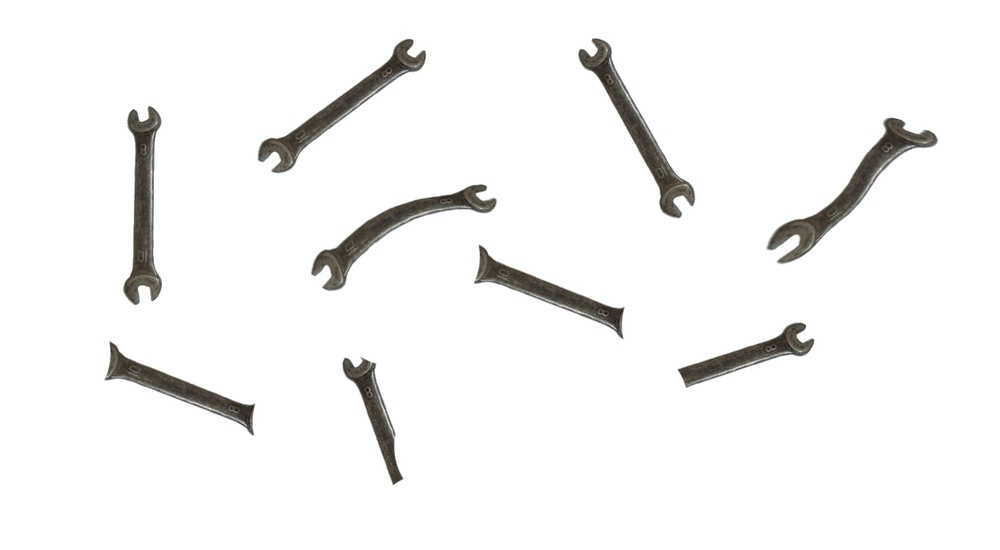
//> input picture cv_lab3/img_zadan/gk/gk.jpg, 1000 x 550 px, shrunk from 1592 x 876 before the run, given in place of - University of Sheffield (HD) (online-video-cutter.com).mp4, which was not available
$ ./main   (built with g++ and OpenCV 4)
//> lines starting //> are read from the running program, lines starting //| are printed output that depends on the picture; after the words box and inside, x2 and y2 are one past the last pixel; in counts of white or black regions, pixels touching at a corner belong together; pictures that were not available may be replaced by others from this repository, and a replacement may not be noted
### cv_lab3/cvDirectory.h
#include <string>
#include <vector>

namespace cv
{
	class Directory
	{
	public:
		static std::vector<std::string> GetListFiles(const std::string& path, const std::string & exten = "*", bool addPath = true);
		static std::vector<std::string> GetListFilesR(const std::string& path, const std::string & exten = "*", bool addPath = true);
		static std::vector<std::string> GetListFolders(const std::string& path, const std::string & exten = "*", bool addPath = true);
	};
}

### cv_lab3/main.cpp
#include <iostream>
#include <cmath>
#include <vector>

#include <opencv2/core.hpp>
#include <opencv2/imgcodecs.hpp>
#include <opencv2/highgui.hpp>
#include <opencv2/core/hal/interface.h>
#include <opencv2/imgproc.hpp>
#include "cvDirectory.h"

#define IMG_ZADAN_PATH      "..\\cv_lab3\\img_zadan\\"

#define TASK_1_IMAGE_DIR    IMG_ZADAN_PATH"allababah\\"
#define TASK_2_IMAGE_DIR    IMG_ZADAN_PATH"teplovizor\\"
#define TASK_3_IMAGE_DIR    IMG_ZADAN_PATH"roboti\\"
#define TASK_4_IMAGE_DIR    IMG_ZADAN_PATH"gk\\"


struct Area {
    std::vector<cv::Point> contour;
    cv::Point center;
    Area(std::vector<cv::Point> contour, cv::Point center);
};

void task1();
void task2();
void task3();
void task4();

cv::Mat task_3_image_processing(cv::Mat &img);
void task_3_video();

cv::Point find_lamp_center(cv::Mat &img,
                           cv::Scalar lamp_lower = cv::Scalar(0, 0, 230),
                           cv::Scalar lamp_upper = cv::Scalar(180, 3, 255));
std::vector<Area> get_area_centers(cv::Mat &img,
                                   cv::Mat &mask,
                                   cv::Scalar lower = cv::Scalar(0, 0, 100),
                                   cv::Scalar upper = cv::Scalar(50, 255, 255),
                                   double contour_area_thresh = 50.0);
void draw_ares_centers(cv::Mat &img, std::vector<Area> areas);


int main(int, char**) {

    //task1();
    //task2();
    task_3_video();
    //task4();

    return 0;
}


Area::Area(std::vector<cv::Point> contour, cv::Point center) {
        this->contour = contour;
        this->center = center;
}


// [53 lines left out: functions task1, task2, task3, not called in this run]

void task_3_video() {
    std::string video_path = std::string("C:\\Users\\HP\\Downloads\\Robot Swarm - University of Sheffield (HD) (online-video-cutter.com).mp4");
    cv::VideoCapture cap(video_path);

    int frame_width = int(cap.get(3));
    int frame_height = int(cap.get(4));

    cv::Size frame_size(frame_width, frame_height);
    cv::VideoWriter writer("C:\\Users\\HP\\Downloads\\LAB3\\task3.avi", cv::VideoWriter::fourcc('M','J','P','G'), 20, frame_size);
    cv::Mat img;
    cv::Mat vis_img;

    while(cap.isOpened()) {
        cap.read(img);
//> img is the input picture: 550 rows x 1000 cols, CV_8UC3; mean B, G, R 244, 244.5, 244.8
        vis_img = task_3_image_processing(img);
        writer.write(vis_img);

        cv::imshow("img", vis_img);
        char p = cv::waitKey(1);

        if (p == 27) {
            break;
        }

    }
    cap.release();
}

cv::Mat task_3_image_processing(cv::Mat &img) {

    std::vector<std::vector<cv::Scalar>> team_colors_ranges = {
        {{170, 0, 10}, {180, 255, 255}},//{{0, 50, 40}, {10, 255, 255}}, // {{0, 0, 10}, {10, 255, 255}},
        {{60, 50, 140}, {85, 255, 255}},
        {{80, 50, 50}, {110, 255, 255}}, // {{80, 0, 10}, {110, 255, 255}},
    };
    std::vector<cv::Scalar> team_colors = {
        {0, 0, 255},
        {0, 255, 0},
        {255, 0, 0},
    };

    cv::Mat vis_img = img.clone();

    cv::Point lamp_center = find_lamp_center(img);
    cv::rectangle(img, cv::Rect(lamp_center.x - 40, lamp_center.y - 55, 70, 60), cv::Scalar(0, 0, 0), -1);

    cv::circle(vis_img, lamp_center, 5, cv::Scalar(0, 64, 64), -1);

    for (int i = 0; i < team_colors_ranges.size(); i++) {
        auto lower = team_colors_ranges[i][0];
        auto upper = team_colors_ranges[i][1];

        cv::Mat mask(img.rows, img.cols, CV_8U);
        auto areas = get_area_centers(img, mask, lower, upper, 100.0);

        int nearest_idx = -1;
        int min_dist = -1;

        for (int j = 0; j < areas.size(); j++) {
            Area cur_area = areas[j];

            double lamp_x = lamp_center.x;
            double lamp_y = lamp_center.y;

            double robot_x = cur_area.center.x;
            double robot_y = cur_area.center.y;

            double cur_dist = sqrt(pow((robot_x - lamp_x), 2) + pow((robot_y - lamp_y), 2));
            if (j == 0 || cur_dist < min_dist) {
                min_dist = cur_dist;
                nearest_idx = j;
            }

            cv::drawContours(vis_img, std::vector<std::vector<cv::Point>>{areas[j].contour}, 0, team_colors[i], 3);
        }
        if (nearest_idx == -1) {
            continue;
        }
        cv::circle(vis_img, areas[nearest_idx].center, 5, team_colors[i], -1);
        cv::circle(vis_img, areas[nearest_idx].center, 5, cv::Scalar(0, 0, 0), 1);
    }

    //cv::imshow("vis_img", vis_img);
    return vis_img;
}

// [52 lines left out: function task4, not called in this run]


cv::Point find_lamp_center(cv::Mat &img, cv::Scalar lamp_lower, cv::Scalar lamp_upper) {

    cv::Mat mask(img.rows, img.cols, CV_8U);
    auto lamp_areas = get_area_centers(img, mask, lamp_lower, lamp_upper);

    if (lamp_areas.size() == 0) {
        return cv::Point(-1, -1);
    }

    cv::Point lamp_center = lamp_areas[0].center;
    return lamp_center;
}


// [11 lines left out: function draw_ares_centers, not called in this run]

std::vector<Area> get_area_centers(cv::Mat &img,
                                   cv::Mat &mask,
                                   cv::Scalar lower,
                                   cv::Scalar upper,
                                   double contour_area_thresh) {
//> called with lower = Scalar(0, 0, 230), upper = Scalar(180, 3, 255), contour_area_thresh = 50

    cv::Mat img_hsv(img.rows, img.cols, CV_8UC3);

    cv::cvtColor(img, img_hsv, cv::COLOR_BGR2HSV);
//> img_hsv: 550 rows x 1000 cols, CV_8UC3; mean H, S, V 3.3, 2.6, 244.8
    cv::inRange(img_hsv, lower, upper, mask);
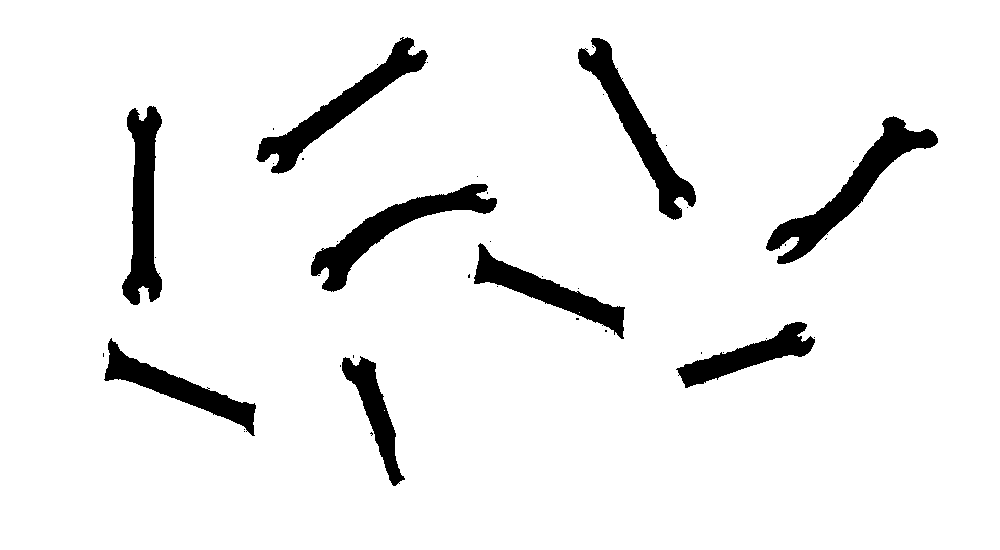
//> mask: 550 rows x 1000 cols, CV_8UC1; 93.3% white; 43 black regions (34 under 20 px), largest, box (x1, y1, x2, y2) and area: (766, 116, 938, 264) 5325, (311, 184, 497, 292) 4784, (256, 37, 428, 174) 4642

    auto kernel = cv::getStructuringElement(cv::MORPH_RECT, cv::Size(3, 3));
    cv::morphologyEx(mask, mask, cv::MORPH_CLOSE, kernel, cv::Point(-1, -1), 1);
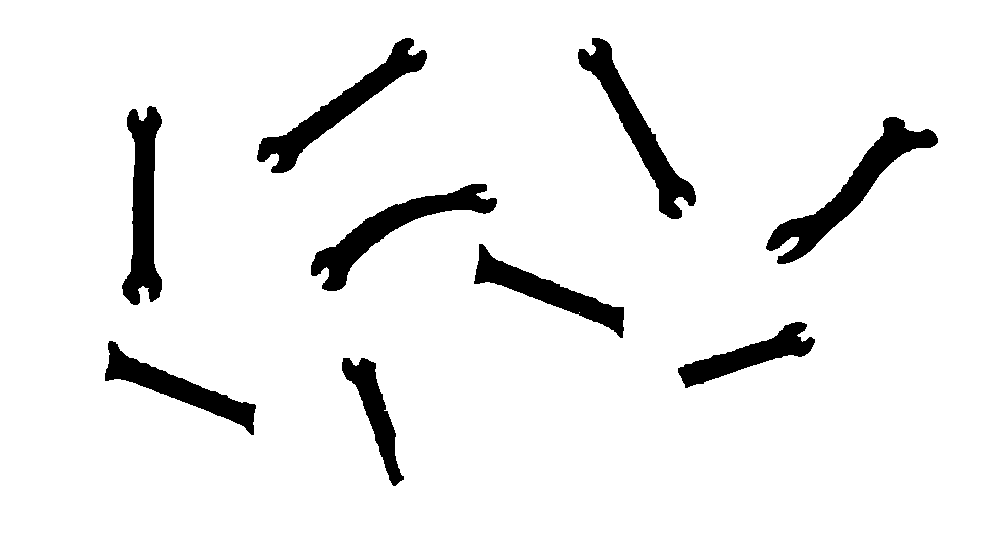
//> mask: 550 rows x 1000 cols, CV_8UC1; 93.3% white; 9 black regions

    std::vector<std::vector<cv::Point>> contours;
    cv::findContours(mask, contours, cv::RETR_EXTERNAL, cv::CHAIN_APPROX_NONE);
//> contours = 1 contour; box (x1, y1, x2, y2) and area: (0, 0, 1000, 550) 548451

    std::vector<Area> areas;
    for (int i = 0; i < contours.size(); i++) {

        auto cnt = contours[i];
        if (cv::contourArea(cnt) < contour_area_thresh) {
            continue;
        }

        cv::Moments moments = cv::moments(cnt);
        int xc = moments.m10 / moments.m00;
        int yc = moments.m01 / moments.m00;

        Area area(cnt, cv::Point(xc, yc));
        areas.push_back(area);
    }
//> this loop made 1 pass
//> (xc, yc) on pass 1: (499, 274)
//> in find_lamp_center, `auto lamp_areas = get_area_centers(img, mask, lamp_lower, lamp_upper);`: lamp_areas = 1 item
//> in find_lamp_center, `cv::Point lamp_center = lamp_areas[0].center;`: lamp_center = Point(499, 274)
//> in task_3_image_processing, `cv::rectangle(img, cv::Rect(lamp_center.x - 40, lamp_center.y - 55, 70..`:
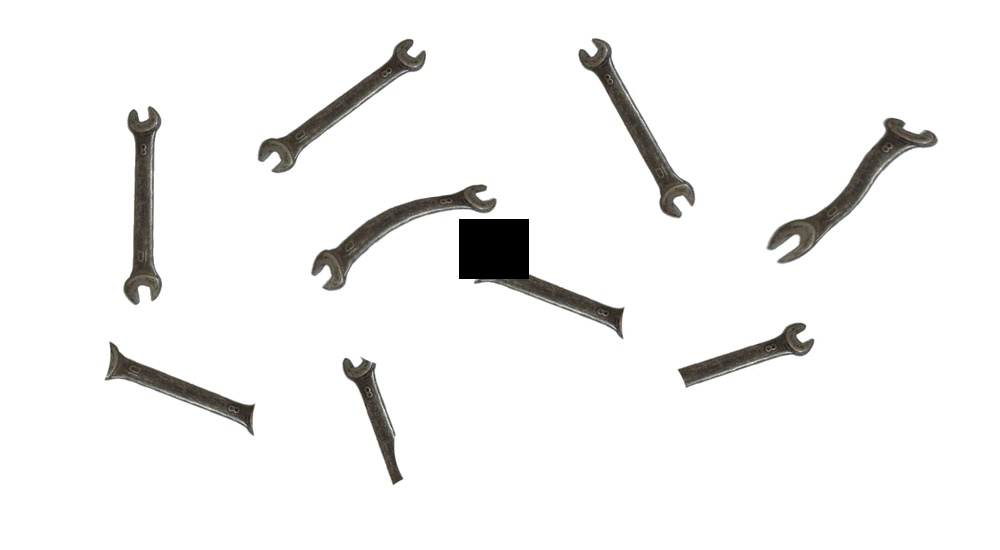
//> img: 550 rows x 1000 cols, CV_8UC3; 0.76% of pixels changed, all inside (x1, y1, x2, y2) = (459, 219, 529, 279)
//> in task_3_image_processing, `cv::circle(vis_img, lamp_center, 5, cv::Scalar(0, 64, 64), -1);`: vis_img: 550 rows x 1000 cols, CV_8UC3; 81 pixels changed, all inside (x1, y1, x2, y2) = (494, 269, 505, 280)
//> the loop in task_3_image_processing, `for (int i = 0; i < team_colors_ranges.size(); i++)` made 3 passes
//> contours in get_area_centers on passes 1 to 3: 7 contours, all with area under 20, 0 contours, 0 contours
//> pass 1, in get_area_centers (call 2), `cv::inRange(img_hsv, lower, upper, mask);`:
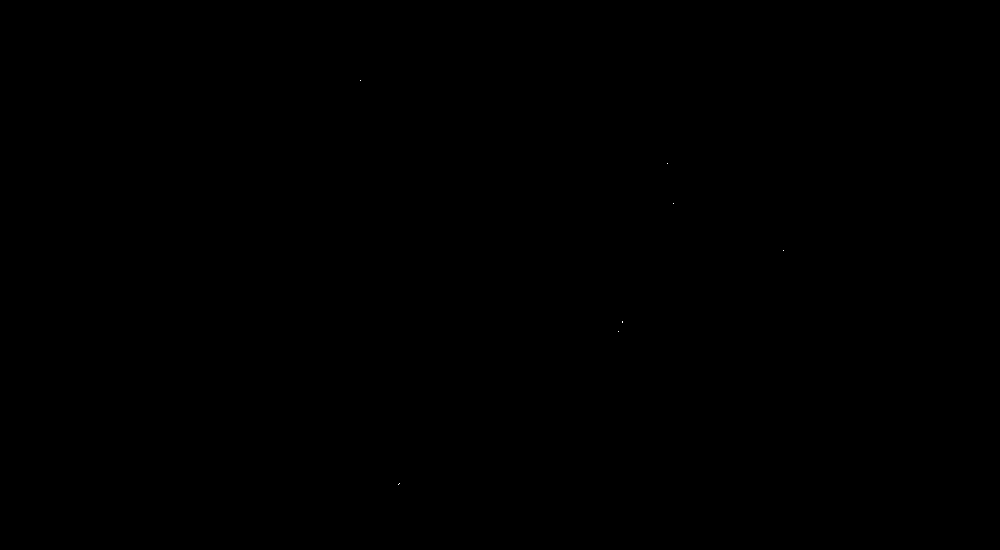
//> mask: 550 rows x 1000 cols, CV_8UC1; 0% white in thin lines or dots, all inside (x1, y1, x2, y2) = (360, 80, 784, 485)
//> the Esc key is pressed

    return areas;
}
